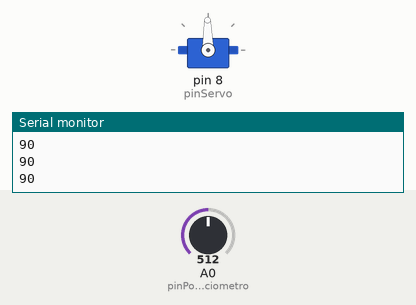
Bench run of a sketch on a simulated Arduino Uno, built with avr-gcc and run on an emulated ATmega328P. Parts: servo, the last lines printed to the serial monitor. Wiring (inferred from the names in the program): servo: signal pin 8. The test bench sets the inputs (shaded band); at power-on: A0 (pinPotenciometro) = 512. Servo pulses on a pin are drawn as a servo (544–2400 µs = 0–180°).

Above: at 1.2 s.
1.3 s: A0 (pinPotenciometro) set to 716
At 2.5 s:
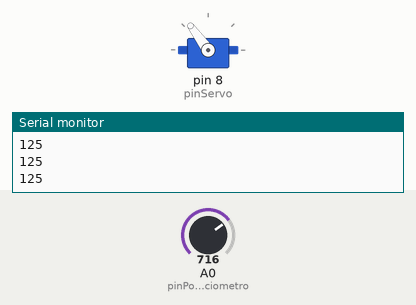
2.8 s: A0 (pinPotenciometro) set to 900
At 3.7 s:
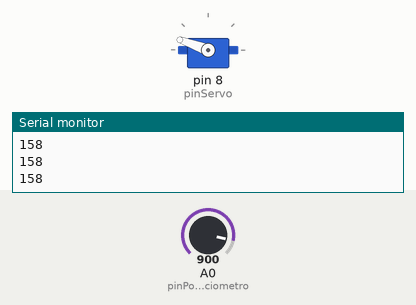
4.3 s: A0 (pinPotenciometro) set to 1023
At 4.8 s:
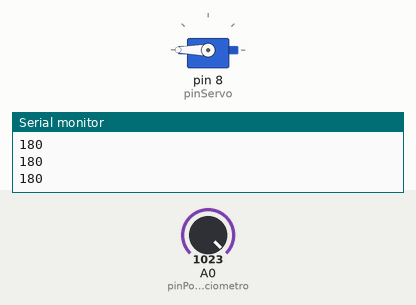
5.8 s: A0 (pinPotenciometro) set to 306
At 7.0 s:
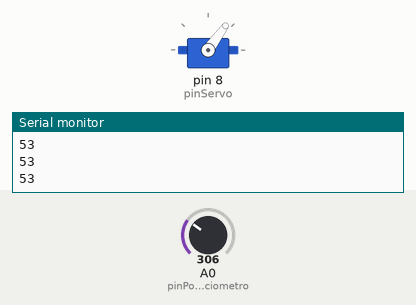
7.3 s: A0 (pinPotenciometro) set to 122
At 8.5 s:
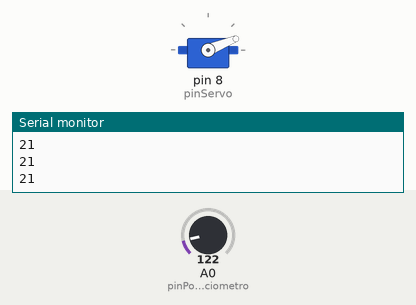
8.8 s: A0 (pinPotenciometro) set to 0
At 9.5 s:
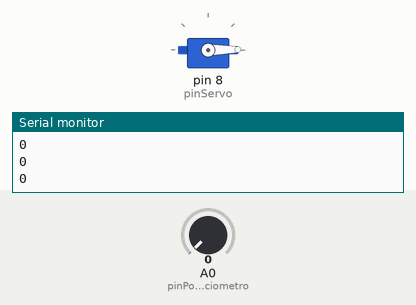
Timing chart, 0 to 11.3 s (numbered marks = the images above; inputs shaded):
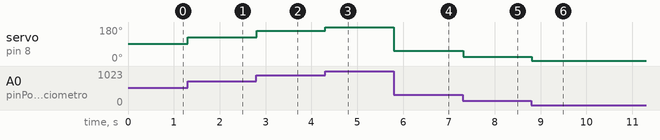

Measured:
- after the input at 1.3 s, servo on pin 8 (pinServo): 91° → 126° at once
- after the input at 2.8 s, servo on pin 8 (pinServo): 126° → 160° at once
- after the input at 4.3 s, servo on pin 8 (pinServo): 160° → 180° at once
- after the input at 5.8 s, servo on pin 8 (pinServo): 180° → 54° at once
- after the input at 7.3 s, servo on pin 8 (pinServo): 54° → 22° at once
- after the input at 8.8 s, servo on pin 8 (pinServo): 22° → 1° at once

The sketch:

servomotor.ino
```cpp
int pinServo=8;
int pinPotenciometro = A0; // Pin usado para conectar el potenciómeto

int angulo;    // Esta variable definirá la posición del


void setup() {
  Serial.begin(9600);
  pinMode(pinServo, OUTPUT);
}


void loop() {
 angulo = analogRead(pinPotenciometro);   // leemos el valor del potenciometro (valor entre 0 y 1023)
 angulo = map(angulo, 0, 1023, 0, 180);   // valor proporcional a la escala del servomotor (valor entre 0 y 180)
 Serial.println(angulo);
 moverServo(angulo);
 delay(10);


}
void moverServo (int angulo)
{
   float pausa;
   pausa = angulo*2000.0/180.0 +500 ;
   digitalWrite(pinServo, HIGH);
   delayMicroseconds(pausa);
   digitalWrite(pinServo, LOW);
   delayMicroseconds(2500-pausa);
}
```
